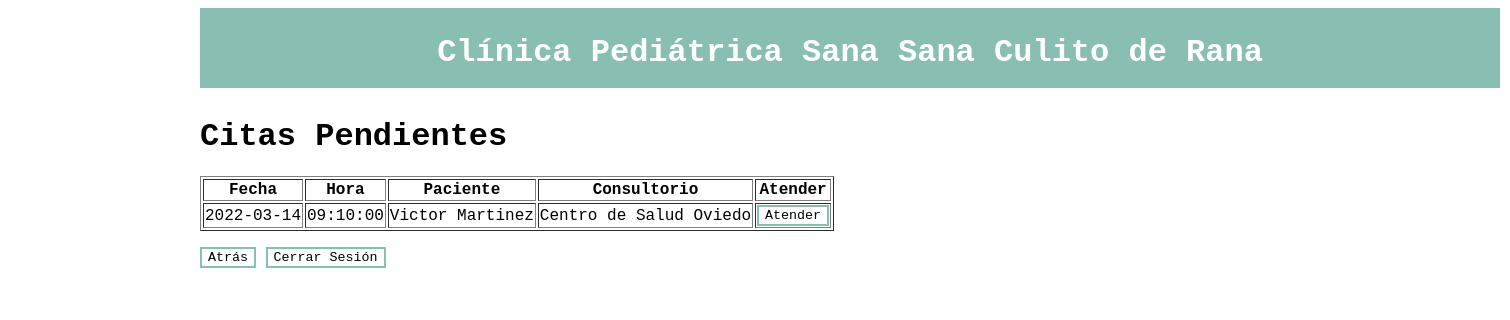
The page /pendientes.php (signed in) on the database its author committed.
### tables this page shows
CREATE TABLE `citas` (
  `idCita` int(11) NOT NULL,
  `citFecha` date NOT NULL,
  `citHora` time NOT NULL,
  `citPaciente` varchar(10) NOT NULL,
  `citMedico` varchar(10) NOT NULL,
  `citConsultorio` int(11) NOT NULL,
  `citEstado` enum('Asignado','Atendido') NOT NULL DEFAULT 'Asignado',
  `CitObservaciones` text NOT NULL
);

CREATE TABLE `pacientes` (
  `dniPac` varchar(10) NOT NULL,
  `pacNombres` varchar(50) NOT NULL,
  `pacApellidos` varchar(50) NOT NULL,
  `pacFechaNacimiento` date NOT NULL,
  `pacSexo` enum('Masculino','Femenino') NOT NULL
);

CREATE TABLE `consultorios` (
  `idConsultorio` int(11) NOT NULL,
  `conNombre` char(50) NOT NULL
);

### pendientes.php (the view, shortened to what this page needs)
<?php
$conexion=mysqli_connect($_SESSION['servidor'], $_SESSION['med'], $_SESSION['med'], $_SESSION['basedatos']);
?>
<!DOCTYPE html>
<html lang="es">
<head>
	<link rel="stylesheet" type="text/css" href="css.css">
</head>
<header>
	<h1>Clínica Pediátrica Sana Sana Culito de Rana</h1>
</header>
<body>
	<h1>Citas Pendientes</h1>
	<form action="" method="POST" name="miForm">
	<table border="1" style="text-align: center;">
		<tr>
			<th>Fecha</th>
			<th>Hora</th>
			<th>Paciente</th>
			<th>Consultorio</th>
			<th>Atender</th>
		</tr>
		<?php
		$dni=$_SESSION['dni'];
		$consulta="SELECT citas.citFecha, citas.citHora, pacientes.pacNombres, pacientes.pacApellidos, consultorios.conNombre, pacientes.dniPac FROM citas, pacientes, consultorios WHERE citas.citMedico='$dni' AND citas.citEstado='Asignado' AND citas.citPaciente=pacientes.dniPac AND citas.citConsultorio=consultorios.idConsultorio;";
		$salida = mysqli_query ($conexion, $consulta);
		$filas=mysqli_num_rows($salida);
		if ($filas>0) {
			while ($array = mysqli_fetch_row($salida)) {
		?>
		<tr>
			<td>
				<?php
				echo ($array[0]);
				?>
			</td>
			<td>
				<?php
				echo ($array[1]);
				?>
			</td>
			<td>
				<?php
				echo ($array[2]." ".$array[3]);
				?>
			</td>
			<td>
				<?php
				echo ($array[4]);
				?>
			</td>
			<td>
				<button type="submit" name="ac[]" value=
				<?php
				echo ($array[5].",".$array[0].",".$array[1]);
				?>
				>Atender</button></td>
		</tr>
		<?php
			}
		}
		else {
			echo "<tr><td colspan='5'>No hay citas pendientes</td></tr>";
		}
		?>
	</table>
	</form>
	<div>
		<form action="" method="POST">
			<button class="button" type="submit" name="back">Atrás</button>
			<button class="button" type="submit" name="cerrarsesion">Cerrar Sesión</button>
		</form>
	</div>
</body>
</html>

### css.css (style rules this page uses)
body { width:1300px; margin-left: 200px; font-family:'Courier New', Courier, monospace; }
header { width: 100%; height: 80px; margin-bottom: 30px; box-sizing: border-box; padding: 5px; color: white; background-color: #89beb3; text-align: center; font-family: 'Courier New', Courier, monospace; }
button { background-color: white; color: black; border: 2px solid #89beb3; font-family: 'Courier New', Courier, monospace; }

### rows shown on the page
citas: citFecha "2022-03-14", citHora "09:10:00", pacientes.pacNombres "Victor", pacientes.pacApellidos "Martinez", consultorios.conNombre "Centro de Salud Oviedo"
